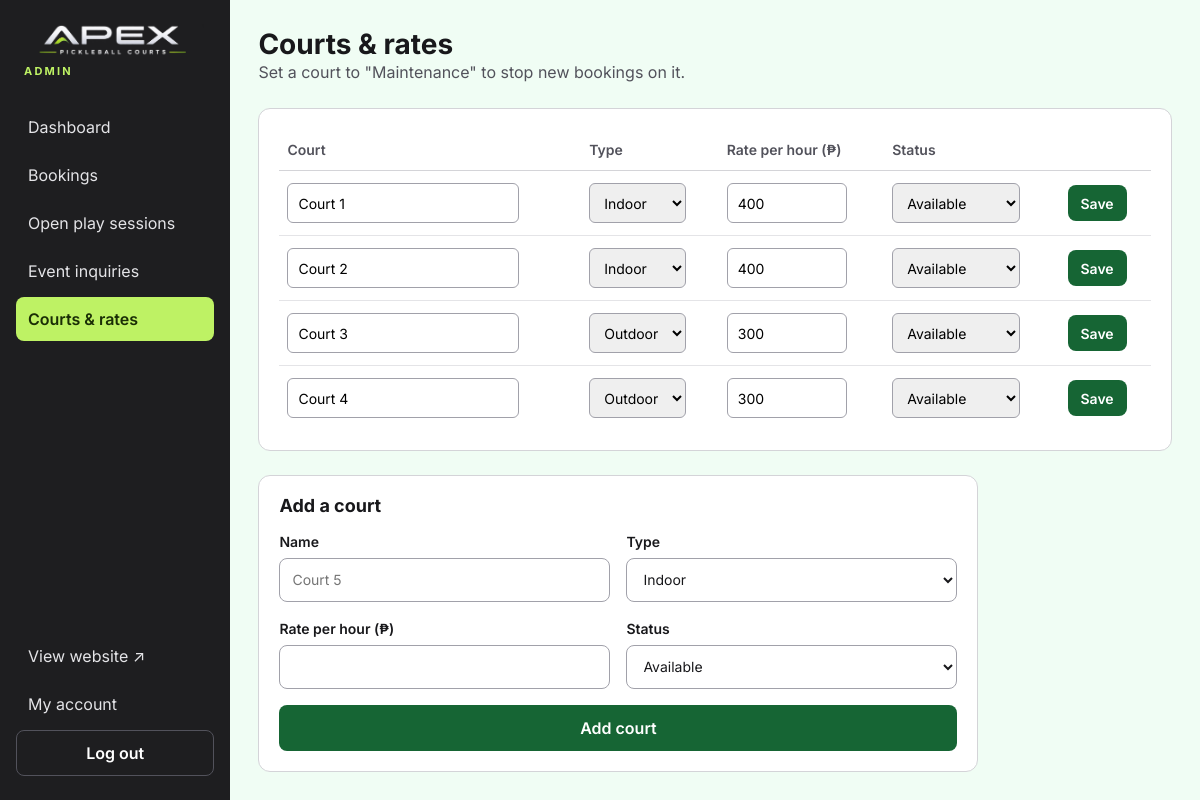
The page /admin/courts.php (signed in) on the database as committed earlier.
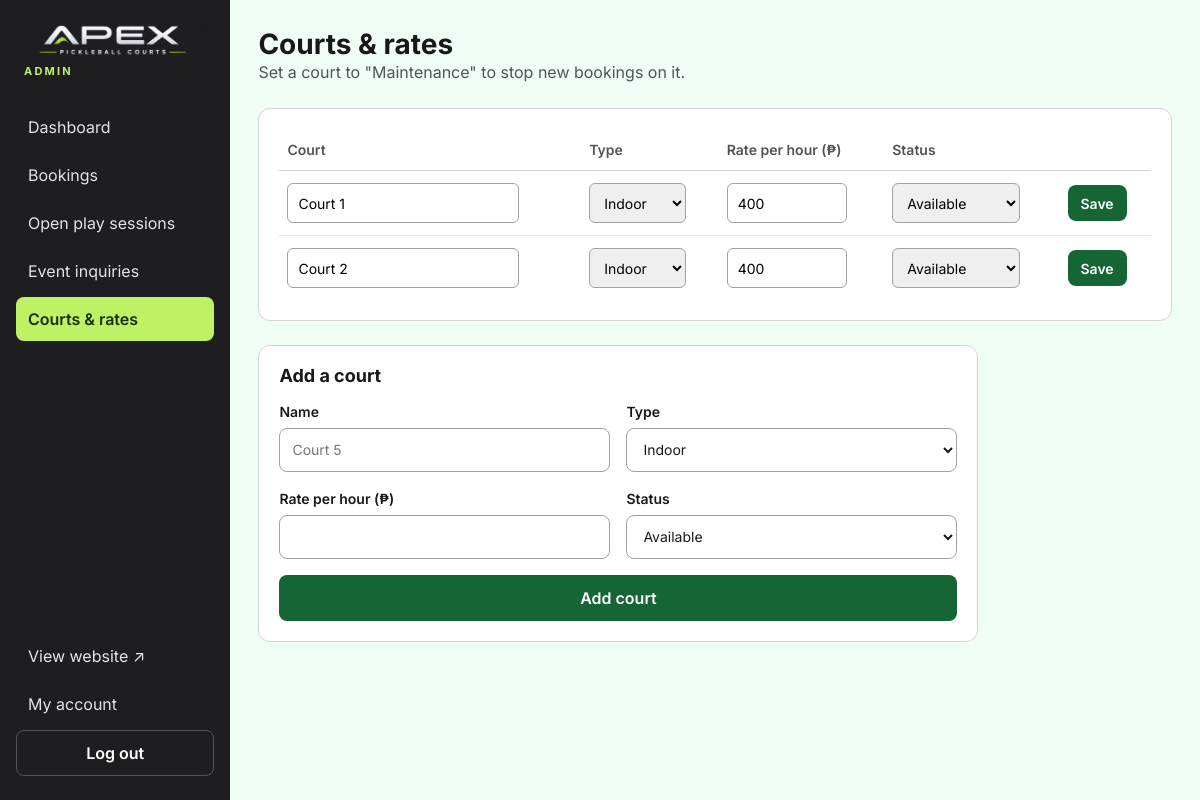
The same page on the database as committed later.
### tables this page shows
CREATE TABLE courts (
  id INT AUTO_INCREMENT PRIMARY KEY,
  name VARCHAR(50) NOT NULL,
  court_type VARCHAR(20) NOT NULL DEFAULT 'Indoor',
  hourly_rate DECIMAL(10,2) NOT NULL,
  status VARCHAR(20) NOT NULL DEFAULT 'available',  
  sort_order INT NOT NULL DEFAULT 0
);

### includes/functions.php (called while the page is built, shortened)
<?php
function e($value): string
{
    return htmlspecialchars((string) $value, ENT_QUOTES, 'UTF-8');
}

### admin/courts.php (the view, shortened to what this page needs)
<?php
require __DIR__ . '/../includes/functions.php';
$pdo = db();
$types = ['Indoor', 'Outdoor'];
$statuses = ['available' => 'Available', 'maintenance' => 'Maintenance'];
$courts = $pdo->query('SELECT * FROM courts ORDER BY sort_order, id')->fetchAll();
$adminPage = 'courts';
require __DIR__ . '/../includes/admin_header.php';
?>
<div class="admin-top">
  <div><h1>Courts &amp; rates</h1><p class="muted">Set a court to "Maintenance" to stop new bookings on it.</p></div>
</div>
<section class="panel">
  <div class="table-wrap">
    <table class="table">
      <thead><tr><th>Court</th><th>Type</th><th>Rate per hour (₱)</th><th>Status</th><th><span class="sr-only">Save</span></th></tr></thead>
      <tbody>
      <?php foreach ($courts as $c): $fid = 'court-' . (int) $c['id']; ?>
        <tr>
          <td><input form="<?= $fid ?>" aria-label="Court name" class="field-input" type="text" name="name" value="<?= e($c['name']) ?>" required style="min-height: 40px; padding: 6px 10px; border: 1px solid #a1a1aa; border-radius: 6px; font: inherit"></td>
          <td><select form="<?= $fid ?>" aria-label="Court type" name="court_type" style="min-height: 40px; padding: 6px 10px; border: 1px solid #a1a1aa; border-radius: 6px; font: inherit">
            <?php foreach ($types as $t): ?><option <?= $c['court_type'] === $t ? 'selected' : '' ?>><?= $t ?></option><?php endforeach; ?></select></td>
          <td><input form="<?= $fid ?>" aria-label="Hourly rate" type="number" name="hourly_rate" min="0" step="1" value="<?= e((float) $c['hourly_rate']) ?>" required style="min-height: 40px; width: 120px; padding: 6px 10px; border: 1px solid #a1a1aa; border-radius: 6px; font: inherit"></td>
          <td><select form="<?= $fid ?>" aria-label="Status" name="status" style="min-height: 40px; padding: 6px 10px; border: 1px solid #a1a1aa; border-radius: 6px; font: inherit">
            <?php foreach ($statuses as $v => $l): ?><option value="<?= $v ?>" <?= $c['status'] === $v ? 'selected' : '' ?>><?= $l ?></option><?php endforeach; ?></select></td>
          <td>
            <form method="post" id="<?= $fid ?>"><?= csrf_field() ?><input type="hidden" name="action" value="save"><input type="hidden" name="id" value="<?= (int) $c['id'] ?>">
              <button type="submit" class="btn btn-sm btn-primary">Save</button>
            </form>
          </td>
        </tr>
      <?php endforeach; ?>
      </tbody>
    </table>
  </div>
</section>
<section class="panel" style="max-width: 720px">
  <h2 style="font-size: 18px">Add a court</h2>
  <form method="post" class="form-grid">
    <label class="field">Name<input type="text" name="name" required placeholder="Court 5"></label>
    <label class="field">Type<select name="court_type"><?php foreach ($types as $t): ?><option><?= $t ?></option><?php endforeach; ?></select></label>
    <label class="field">Rate per hour (₱)<input type="number" name="hourly_rate" min="0" step="1" required></label>
    <label class="field">Status<select name="status"><?php foreach ($statuses as $v => $l): ?><option value="<?= $v ?>"><?= $l ?></option><?php endforeach; ?></select></label>
    <button type="submit" class="btn btn-primary full">Add court</button>
  </form>
</section>
<?php require __DIR__ . '/../includes/admin_footer.php'; ?>

### includes/admin_header.php (shortened to what this page needs)
<?php
$newInquiries = (int) db()->query("SELECT COUNT(*) FROM event_inquiries WHERE status = 'new'")->fetchColumn();
$links = [
    'dashboard' => ['index.php', 'Dashboard', 0],
    'bookings' => ['bookings.php', 'Bookings', 0],
    'openplay' => ['open-play.php', 'Open play sessions', 0],
    'inquiries' => ['inquiries.php', 'Event inquiries', $newInquiries],
    'courts' => ['courts.php', 'Courts & rates', 0],
];
?>
<!doctype html>
<html lang="en">
<head>
  <link rel="stylesheet" href="../assets/css/style.css">
</head>
<body class="admin-body">
<div class="admin-shell">
  <aside class="admin-side" aria-label="Admin menu">
    <a href="index.php" class="admin-brand"><img src="../assets/img/logo.png" alt="<?= e(SITE_NAME) ?>"><span>ADMIN</span></a>
    <nav class="admin-nav" aria-label="Admin">
      <?php foreach ($links as $key => [$href, $label, $badge]): ?>
        <a href="<?= $href ?>" class="<?= ($adminPage ?? '') === $key ? 'active' : '' ?>" <?= ($adminPage ?? '') === $key ? 'aria-current="page"' : '' ?>>
          <?= e($label) ?><?php if ($badge): ?><span class="badge"><?= $badge ?></span><?php endif; ?>
        </a>
      <?php endforeach; ?>
    </nav>
    <div class="side-bottom admin-nav">
      <a href="../index.php" target="_blank" rel="noopener">View website ↗</a>
      <a href="account.php" class="<?= ($adminPage ?? '') === 'account' ? 'active' : '' ?>">My account</a>
      <form method="post" action="logout.php" style="margin: 0"><?= csrf_field() ?><button type="submit" class="btn btn-ghost-light btn-block" style="border-color: #52525b">Log out</button></form>
    </div>
  </aside>
  <main class="admin-main">

Rows that differ between the two databases and show on the page:
removed courts: name "Court 3", court_type "Outdoor", hourly_rate "300", status "Available"
removed courts: name "Court 4", court_type "Outdoor", hourly_rate "300", status "Available"
